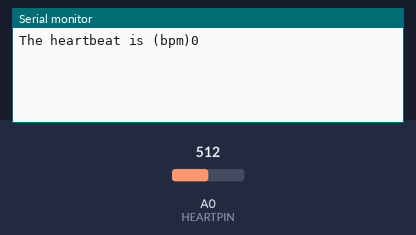
A sketch run on a simulated Arduino Uno, built with avr-gcc and run on an emulated ATmega328P. Shown: the last lines printed to the serial monitor. Inputs (shaded band) come from the test bench; at power-on: A0 (HEARTPIN) = 512.

Above: at 1.2 s.
1.3 s: A0 (HEARTPIN) set to 900
At 2.6 s:
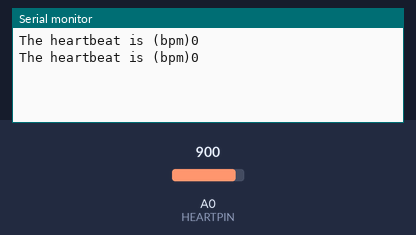
2.8 s: A0 (HEARTPIN) set to 1023
At 3.7 s:
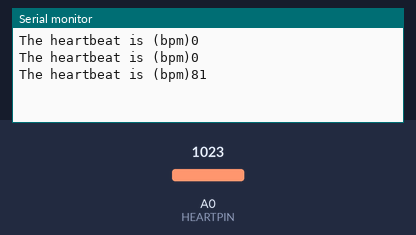
Timing chart, 0 to 5.8 s (numbered marks = the images above; inputs shaded):
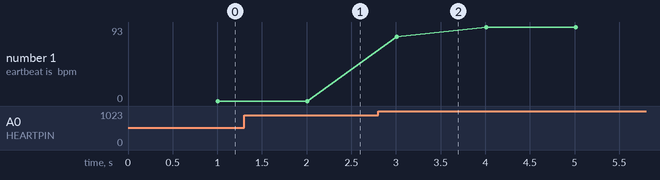

The sketch:

heartbeat.ino
```cpp
#define HEARTPIN A0

void setup() {
  pinMode(HEARTPIN, INPUT);
  Serial.begin(9600);
}

void loop() {
  long pulse = 0;
  long sum = 0;
  for(int i = 0; i < 20; i++){
    sum += analogRead(HEARTPIN);
    }
  pulse = sum/220;
  delay(1000);
  if(pulse < 70){
    pulse = 0;
   }
  Serial.print("The heartbeat is (bpm)");
  Serial.println(pulse);
}
```

Measured:
- plotted number 1: 0 → 93 after the input at 2.8 s
